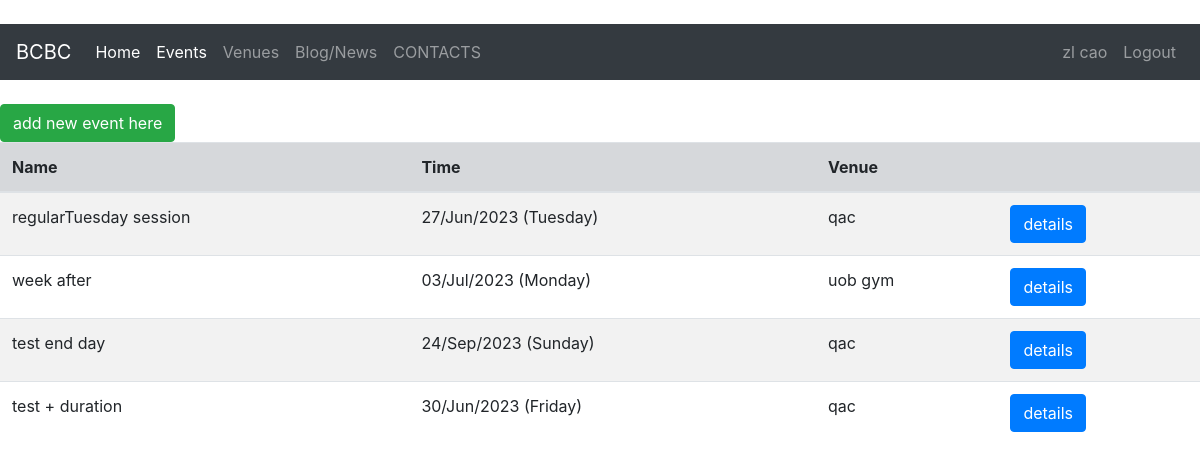
Screenshot of /all_events/ (signed in) with the database file from the repository.
### members/models.py (models this page shows, shortened)
class Profile(models.Model):
    PLAYER_TYPE=(
        ('xiuxian','休闲'),
        ('yeren','野人'),
    )
    user=models.OneToOneField(User,null=True,on_delete=models.CASCADE)
    first_name=models.CharField('First Name',max_length=50,null=True,)
    last_name=models.CharField('Last Name',max_length=50,null=True,)
    nick_name=models.CharField('Nick Name',max_length=50,blank=True,null=True)
    age = models.IntegerField('Member Age',blank=True,null=True)
    email=models.EmailField('Member Email',max_length=50,null=True,)
    phone=models.CharField('Member Phone',max_length=50,blank=True,null=True)
    shirt_size= models.CharField('Shirt Size',max_length=20,null=True,blank=True)
    bio=models.TextField('Member Bio', max_length=500,null=True,blank=True)
    player_type=models.CharField(max_length=20,choices=PLAYER_TYPE,null=True,blank=True)

### event/models.py (models this page shows, shortened)
class Event(models.Model):
    DURATION_TYPE=(
        ('1','1'),
        ('1.5','1.5'),
        ('2','2'),
        ('2.5','2.5'),
        ('3','3'),
        ('3.5','3.5'),
        ('4','4'),
        ('others','others'),
    )
    name=models.CharField('Event Name',max_length=100)
    event_datetime=models.DateTimeField('Event Date')
    duration=models.CharField(max_length=10,choices=DURATION_TYPE,null=True)
    organiser= models.ForeignKey(User,null=True,blank=True,on_delete=models.CASCADE)
    venue=models.ForeignKey(Venue,null=True,on_delete=models.SET_NULL)
    price=models.CharField('Event price',max_length=50,null=True,blank=True)
    activity_note=models.TextField(max_length=200, null=True,blank=True)
    payment_qr=models.ImageField(blank=True,null=True,upload_to='images/') # looking into detial for sizegetattr(): attribute name must be string
    RSVP=models.ManyToManyField(Profile,blank=True,null=True,through='RSVP_Profile_inter')

class Venue(models.Model):
    VENUE_TYPE=(
        ('indoor','indoor'),
        ('outdoor','outdoor'),
    )
    name=models.CharField('Venue Name',max_length=100,null=True)
    address=models.CharField('Venue Address',max_length=120)
    venue_type=models.CharField(max_length=30,choices=VENUE_TYPE,null=True,blank=True)
    note=models.TextField('Venue Note',max_length=500,blank=True)
    def __str__(self):
        return str(self.name)

### event/views.py (the view)
# urls.py: path('all_events/', views.all_events,name='all_events'),
def all_events(request):
    events=Event.objects.all().filter(event_datetime__range=[datetime.datetime.now(),datetime.datetime.now()+datetime.timedelta(days=90)])
    print(datetime.datetime.now())
    print(datetime.datetime.now()+datetime.timedelta(days=90))
    return render(request,'event/all_events.html',{'events':events})

### templates/event/all_events.html (shortened to what this page needs)
{% extends 'master.html' %}
{% block content %}
    <br>
    <a class="btn btn-success"  href="{% url 'add_event' %}">add new event here</a> <br>
    <table class="table table-striped table-hove ">
        <thead class="table-secondary">
            <tr>
                <th scope="col">Name</th>
                <th scope="col">Time</th>
                <th scope="col">Venue</th>
                <th scope="col"> </th>
            </tr>
        </thead>
        <tbody>
            {% for event in events %}
                <tr>
                    <td>{{ event.name }}</td>
                    <td>{{ event.event_datetime | date:'d/M/Y (l)'}}</td>
                    <td>{{ event.venue }}</td>
                    <td >
                        <a class='btn btn-primary' href="{% url 'event_detail' event.id %}">details</a>
                    </td>
                </tr>
            {% endfor %}
        </tbody>
    </table>
{% endblock %}

### templates/event/navbar.html (shortened to what this page needs)
<br>
<nav class="navbar navbar-expand-lg navbar-dark bg-dark ">
  <a class="navbar-brand" href="{% url 'home' %}">BCBC</a>
  <div class="collapse navbar-collapse" id="navbarSupportedContent">
    <ul class="navbar-nav mr-auto">
      <li class="nav-item active">
        <a class="nav-link" href="{% url 'home' %}">Home <span class="sr-only">(current)</span></a>
      </li>
        <li class="nav-item">
            <a class="nav-link active" href="{% url 'all_events' %}">Events</a>
      </li>
     <li class="nav-item">
        <a class="nav-link" href="{% url 'all_venues' %}">Venues </a>
      </li>
        <li class="nav-item">
        <a class="nav-link" href="#">Blog/News</a>
      </li>
     <li class="nav-item">
        <a class="nav-link" href="{% url 'contact' %}">CONTACTS</a>
      </li>
    </ul>
    <ul class="navbar-nav right">
        {% if user.is_authenticated %}
            <li class="nav-item" align="right">
                <a class="nav-link" href=" {% url 'user_profile' user.profile.id %}">{{ user.profile.first_name }} {{ user.profile.last_name }}</a>
              </li>
             <li class="nav-item">
                <a class="nav-link" href="{% url 'user_logout' %}">Logout</a>
              </li>
        {% endif %}
    </ul>
  </div>
</nav>

### rows the page displays
Event: name "regularTuesday session", event_datetime "27/Jun/2023 (Tuesday)", venue "qac"
Event: name "week after", event_datetime "03/Jul/2023 (Monday)", venue "uob gym"
Event: name "test end day", event_datetime "24/Sep/2023 (Sunday)", venue "qac"
Event: name "test + duration", event_datetime "30/Jun/2023 (Friday)", venue "qac"

### other values shown
{{ user.profile.first_name }} "zl"
{{ user.profile.last_name }} "cao"
